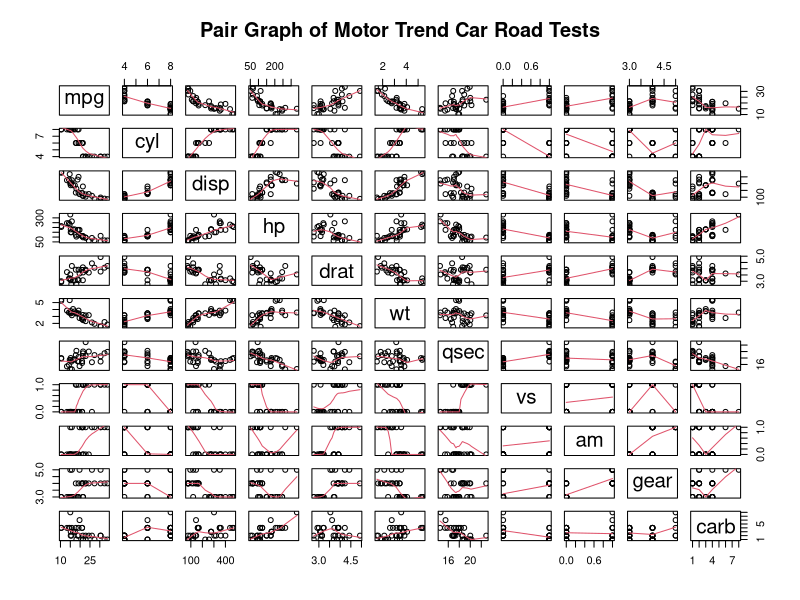
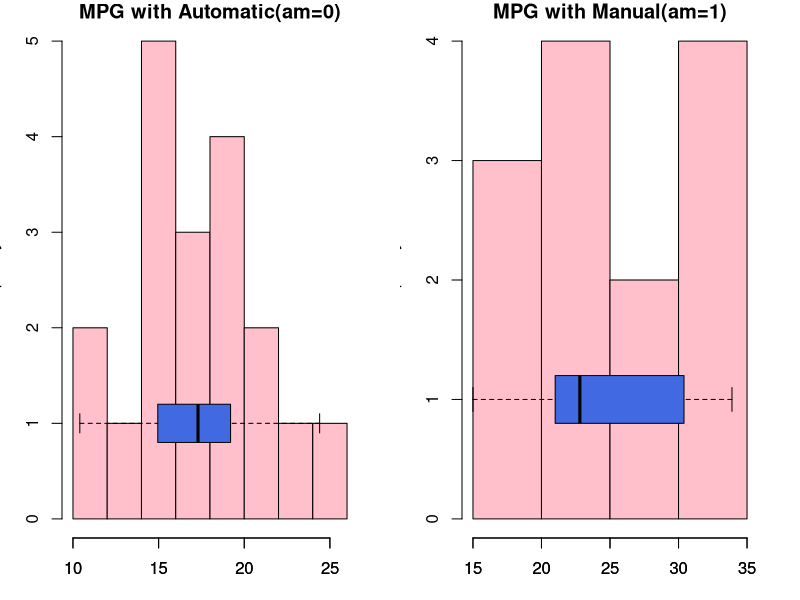
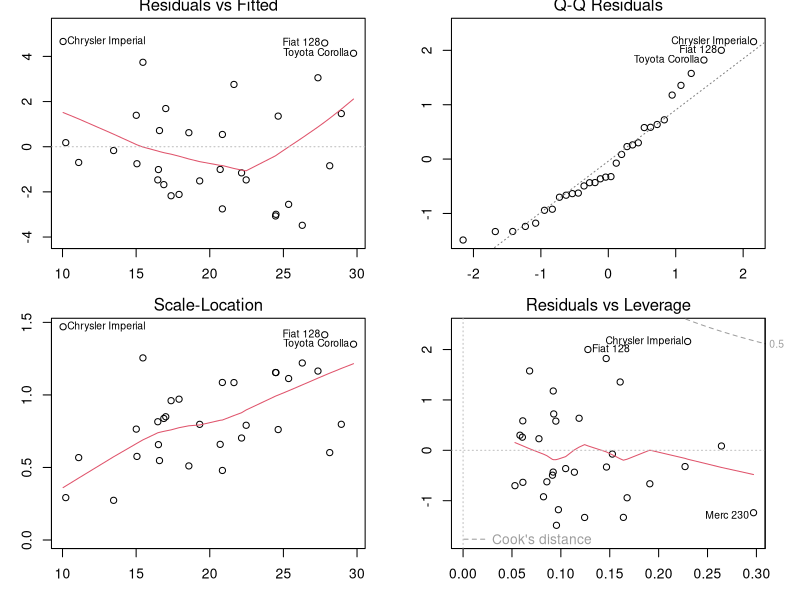

These charts were generated, in order, by the following R code:
## ---- chunk 1
pairs(mtcars, panel = panel.smooth, main="Pair Graph of Motor Trend Car Road Tests")
par(mfrow = c(1, 2), mar=c(3.1, 3.1, 1.1, 2.1))
hist(mtcars$mpg[mtcars$am == 0], col = "pink", main = "MPG with Automatic(am=0)")
boxplot(mtcars$mpg[mtcars$am == 0], horizontal=T,  outline=T, frame=F, col = "royalblue", add = T)
hist(mtcars$mpg[mtcars$am == 1], col = "pink", main = "MPG with Manual(am=1)")
boxplot(mtcars$mpg[mtcars$am == 1], horizontal=T,  outline=T, frame=F, col = "royalblue", add = T)
## ---- chunk 2
with(mtcars, tapply(mpg, am, mean))
## ---- chunk 3
with(mtcars, t.test(mpg ~ am))
## ---- chunk 4
mtcars$am <- factor(mtcars$am)
summary(lm(mpg ~ am, data = mtcars))
## ---- chunk 5
summary(step(lm(mpg ~ ., data = mtcars), trace = 0, steps = 10000))
## ---- chunk 6
par(mfrow = c(2, 2))
plot(step(lm(mpg ~ ., data = mtcars), trace = 0, steps = 10000))
